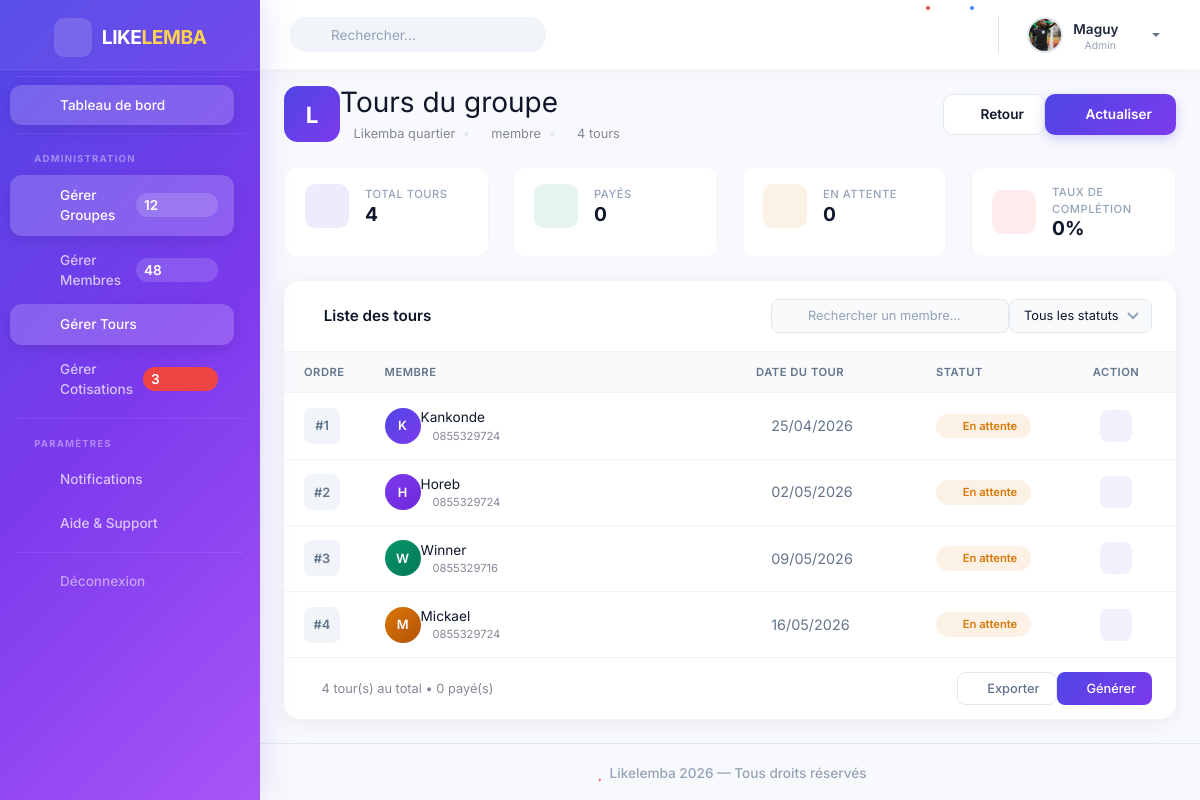
The app's page /groupes/7/tours/ (signed in), older data.
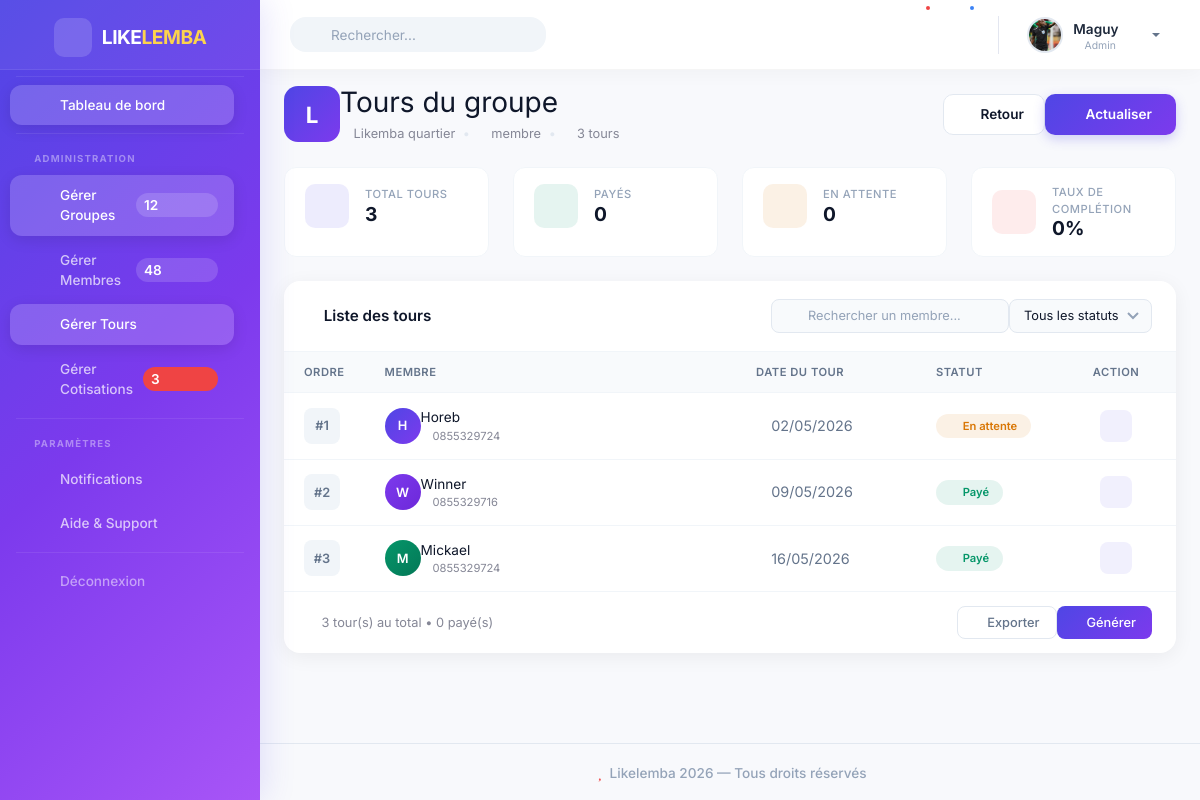
The same page, newer data.
### likelemba_app/models.py (models this page shows, shortened)
class Tour(models.Model):
    groupe = models.ForeignKey(Groupe, on_delete=models.CASCADE)
    membre = models.ForeignKey(MembreGroupe, on_delete=models.CASCADE)
    date_tour = models.DateField()
    statut = models.CharField(
        max_length=20,
        choices=[
            ('EN_ATTENTE', 'En attente'),
            ('PAYE', 'Payé')
        ],
        default='EN_ATTENTE'
    )

class MembreGroupe(models.Model):
    utilisateur = models.ForeignKey(
        Utilisateur,
        on_delete=models.CASCADE,
        null=True,
        blank=True
    )
    groupe = models.ForeignKey(
        Groupe,
        on_delete=models.CASCADE,
        null=True,
        blank=True
    )
    nom = models.CharField(max_length=100, null=True, blank=True)
    telephone = models.CharField(max_length=20, blank=True)
    ordre_reception = models.IntegerField()
    @property
    def nom_affiche(self):
        if self.utilisateur:
            return self.utilisateur.username
        return self.nom or "Membre sans nom"
    class Meta:
        unique_together = ('utilisateur', 'groupe')

### authentification/models.py (models this page shows)
class Utilisateur(AbstractUser):
    telephone = models.CharField(max_length=20)
    ROLE_CHOICES = [
        ('ADMIN', 'Admin'),
        ('MEMBRE', 'Membre')
    ]
    role = models.CharField(max_length=10, choices=ROLE_CHOICES)
    photo = models.ImageField(upload_to='profiles/', null=True, blank=True)
    is_verified = models.BooleanField(default=False)

### likelemba_app/views.py (the view)
# urls.py: path('groupes/<int:groupe_id>/tours/', liste_tours_view, name='liste_tours'),
@login_required(login_url="login")
def liste_tours_view(request, groupe_id):
    groupe = get_object_or_404(Groupe, id=groupe_id, admin=request.user)
    tours = Tour.objects.filter(groupe=groupe).order_by('date_tour')
    return render(request, 'tours/liste_tours.html', {
        'groupe': groupe,
        'tours': tours
    })

### likelemba/templates/tours/liste_tours.html (shortened to what the changed rows need)
{% extends 'base.html' %}
{% load static %}
{% block content %}
<div class="page-header mb-4">
    <div class="d-flex justify-content-between align-items-center flex-wrap gap-3">
        <div>
            <div class="d-flex align-items-center gap-3">
                <div>
                    <h1 class="h3 mb-1 fw-bold" style="color: #0f172a;">
                        Tours du groupe
                    </h1>
                    <p class="text-muted small mb-0">
                        <i class="fas fa-layer-group me-1" style="color: #4f46e5;"></i>
                        {{ groupe.nom }}
                        <span class="bullet">•</span>
                        <i class="fas fa-users me-1" style="color: #4f46e5;"></i>
                        {{ groupe.total_membres }} membre{{ groupe.total_membres|pluralize }}
                        <span class="bullet">•</span>
                        <i class="fas fa-sync-alt me-1" style="color: #4f46e5;"></i>
                        {{ tours|length }} tour{{ tours|length|pluralize }}
                    </p>
                </div>
            </div>
        </div>
    </div>
</div>
<div class="row g-3 mb-4">
    <div class="col-xl-3 col-md-6">
        <div class="stat-mini">
            <div class="stat-mini-body">
                <div>
                    <span class="stat-mini-label">Total tours</span>
                    <h5 class="stat-mini-value">{{ tours|length }}</h5>
                </div>
            </div>
        </div>
    </div>
</div>
<div class="card-modern">
    <div class="card-modern-body p-0">
        <div class="table-responsive">
            <table class="table-modern" id="tourTable">
                <thead>
                    <tr>
                        <th style="width: 80px;">Ordre</th>
                        <th>Membre</th>
                        <th style="width: 180px;">Date du tour</th>
                        <th style="width: 140px;">Statut</th>
                        <th style="width: 120px;" class="text-center">Action</th>
                    </tr>
                </thead>
                <tbody>
                    {% for tour in tours %}
                    <tr data-status="{{ tour.statut }}">
                        <td>
                            <span class="order-badge">#{{ forloop.counter }}</span>
                        </td>
                        <td>
                            <div class="d-flex align-items-center gap-3">
                                <div class="member-avatar" style="background: linear-gradient(135deg, {% cycle '#4f46e5' '#7c3aed' '#059669' '#d97706' '#2563eb' '#dc2626' %}, {% cycle '#7c3aed' '#6d28d9' '#047857' '#b45309' '#1d4ed8' '#b91c1c' %});">
                                    {{ tour.membre.nom_affiche|make_list|first|upper }}
                                </div>
                                <div>
                                    <span class="fw-semibold" style="color: #0f172a;">{{ tour.membre.nom_affiche }}</span>
                                    {% if tour.membre.telephone %}
                                        <small class="d-block text-muted" style="font-size: 0.7rem;">
                                            <i class="fas fa-phone me-1"></i>
                                            {{ tour.membre.telephone }}
                                        </small>
                                    {% endif %}
                                </div>
                            </div>
                        </td>
                        <td>
                            <span style="color: #64748b; font-size: 0.9rem;">
                                <i class="far fa-calendar-alt me-1"></i>
                                {{ tour.date_tour|date:"d/m/Y" }}
                            </span>
                        </td>
                        <td>
                            {% if tour.statut == "PAYE" %}
                                <span class="badge-status success">
                                    <i class="fas fa-check-circle me-1"></i>
                                    Payé
                                </span>
                            {% else %}
                                <span class="badge-status warning">
                                    <i class="fas fa-clock me-1"></i>
                                    En attente
                                </span>
                            {% endif %}
                        </td>
                        <td class="text-center">
                            <button class="btn-action view"
                                    title="Voir détails"
                                    data-toggle="modal"
                                    data-target="#tourModal{{ forloop.counter }}">
                                <i class="fas fa-eye"></i>
                            </button>
                        </td>
                    </tr>
                    {% endfor %}
                </tbody>
            </table>
        </div>
    </div>
    <div class="card-modern-footer d-flex justify-content-between align-items-center flex-wrap gap-2">
        <span class="text-muted small">
            <i class="fas fa-info-circle me-1"></i>
            {{ tours|length }} tour(s) au total
            {% with paid=0 %}
                • {{ paid }} payé(s)
            {% endwith %}
        </span>
        <div class="d-flex gap-2">
            <button class="btn-export" onclick="exportTable()">
            </button>
            {% if tours %}
                <a href="{% url 'lancer_tours' groupe.id %}" class="btn-action-generate">
                </a>
            {% endif %}
        </div>
    </div>
</div>
{% endblock %}

Row changes from the older to the newer data that the page shows:
removed Tour: membre.nom_affiche|make_list "K", membre.nom_affiche "Kankonde", membre.telephone "0855329724", date_tour "25/04/2026", statut "EN_ATTENTE" (drawn)
changed Tour "Winner": statut "En attente" → "Payé"
changed Tour "Mickael": statut "En attente" → "Payé"
Text that changed along with them:
{{ tours|length }}: "4" → "3"
